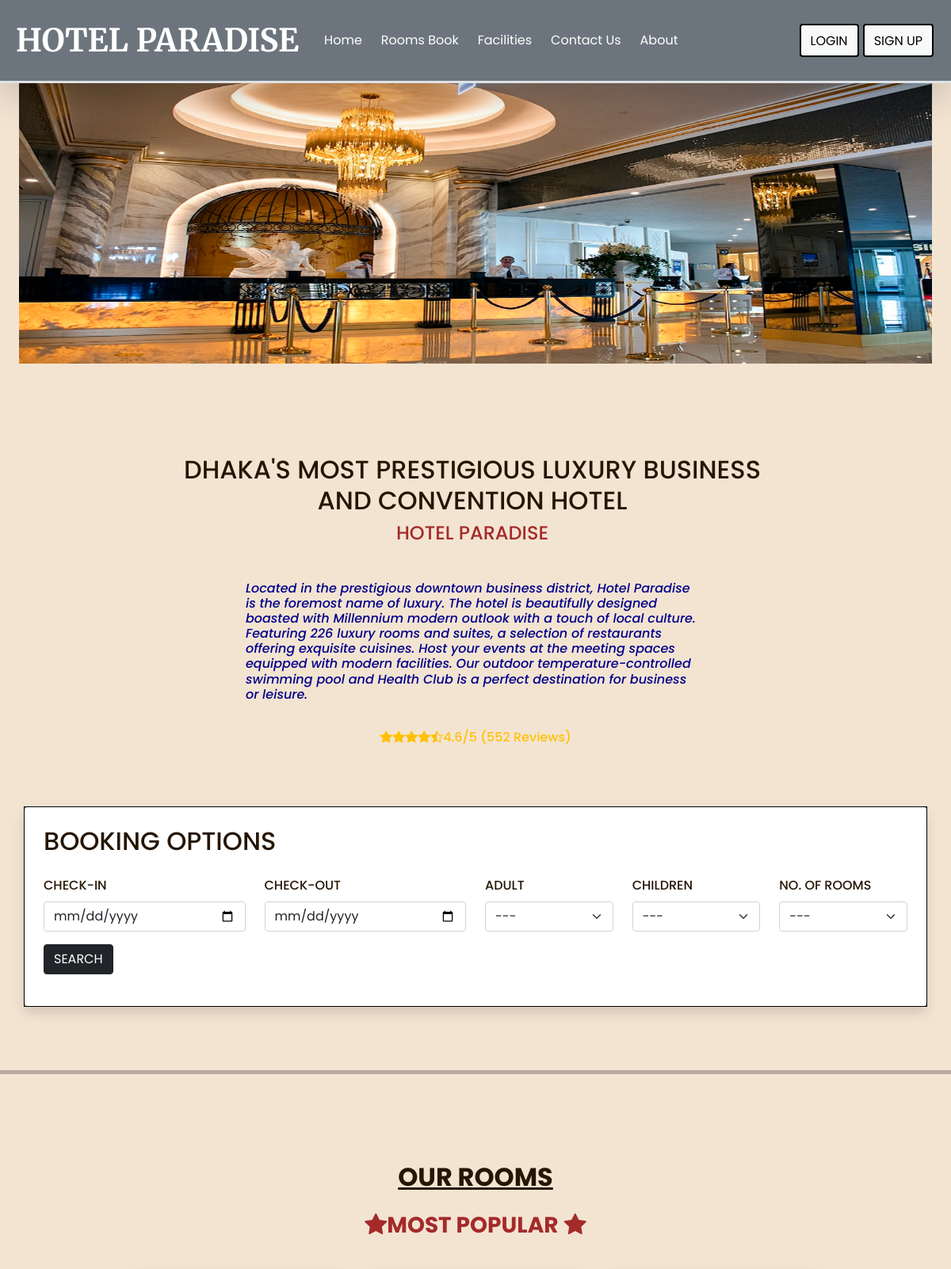
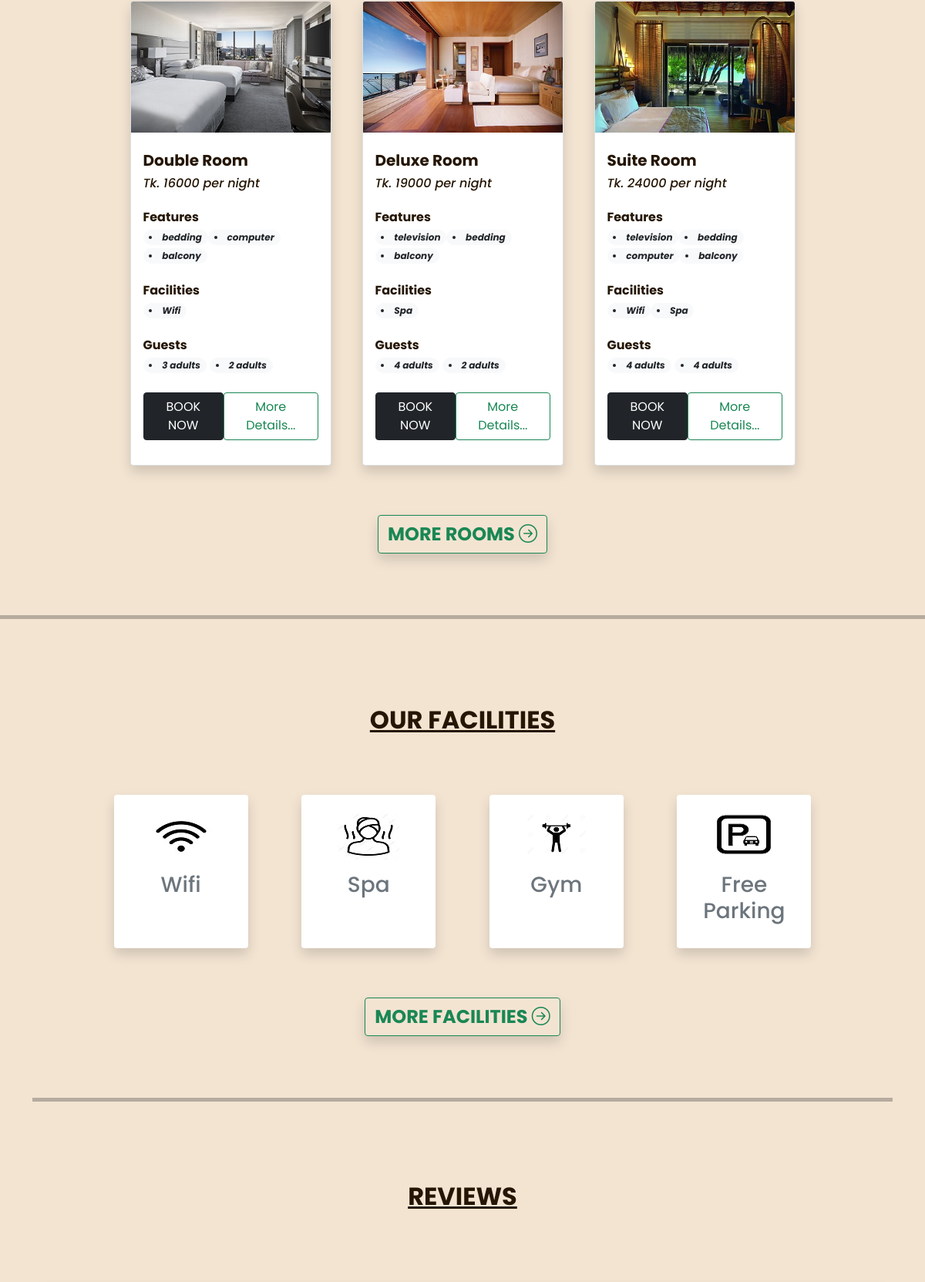
/HOTELMANAGEMENT/index.php (upper part), run on the app's committed database (2 pictures, top to bottom).
### tables this page shows
CREATE TABLE `settings` (
  `S_ID` int(11) NOT NULL,
  `site_title` varchar(100) NOT NULL,
  `site_about` varchar(300) NOT NULL
);

CREATE TABLE `slider` (
  `slider_ID` int(11) NOT NULL,
  `image` varchar(200) NOT NULL
);

CREATE TABLE `rooms` (
  `R_ID` int(11) NOT NULL,
  `name` varchar(200) NOT NULL,
  `area` int(11) NOT NULL,
  `price` int(11) NOT NULL,
  `quantity` int(11) NOT NULL,
  `adult` int(11) NOT NULL,
  `children` int(11) NOT NULL,
  `description` varchar(350) NOT NULL,
  `status` tinyint(4) NOT NULL DEFAULT 1,
  `removed` int(11) NOT NULL DEFAULT 0
);

CREATE TABLE `room_images` (
  `sr_no` int(11) NOT NULL,
  `room_id` int(11) NOT NULL,
  `image` varchar(150) NOT NULL,
  `thumb` tinyint(4) NOT NULL DEFAULT 0
);

CREATE TABLE `features` (
  `feature_ID` int(11) NOT NULL,
  `name` varchar(225) DEFAULT NULL
);

CREATE TABLE `facilities` (
  `facilities_ID` int(11) NOT NULL,
  `icon` varchar(100) NOT NULL,
  `name` varchar(100) NOT NULL,
  `description` varchar(200) NOT NULL
);

### HOTELMANAGEMENT/admin/extra/connect.php (called while the page is built, shortened)
<?php
    function select($sql, $values, $datatypes){
        $db = $GLOBALS['db'];
        if($stmt = mysqli_prepare($db, $sql)){
            mysqli_stmt_bind_param($stmt, $datatypes,...$values);
            if(mysqli_stmt_execute($stmt)){
                $res = mysqli_stmt_get_result($stmt);
                return $res;
            }
            else{
                mysqli_stmt_close($stmt);
                die("Query cannot be executed - Select");
            }
        }
        else{
            die("Query cannot be prepared - Select");
        }
    }
    function selectAll($table){
        $db = $GLOBALS['db'];
        $res = mysqli_query($db, "SELECT * FROM $table");
        return $res;
    }
?>

### HOTELMANAGEMENT/index.php (the view, shortened to what this page needs)
<!DOCTYPE html>
<html lang="en">
<head>
    <?php require 'links.php'; ?>
</head>
<body style="color:rgb(37, 22, 4) ; background-color:rgb(243, 228, 210);">
<?php require('header.php'); ?>
  <div class="container-fluid px-4 ">
  <div class="swiper mainswiper">
      <div class="swiper-wrapper">
      <?php
        $res = selectAll('slider');
        while($row = mysqli_fetch_assoc($res)){
          $path = SLIDER_IMG_PATH;
          echo <<<data
            <div class="swiper-slide">
              <img src="$path$row[image]" class="w-100 d-block">
            </div>
          data;
        }
      ?>
      </div>
    </div>
  </div>
  <div class="text fs-3 me-2 ">
    <h2 class="text-center "><br><br><br> DHAKA'S MOST PRESTIGIOUS LUXURY BUSINESS <br>
      AND CONVENTION HOTEL <br>
    </h2>
    <h3 class="text-center text-secondary font-three fs-4">
      <p style="color: brown;" > HOTEL PARADISE <br> <br> </p>
    </h3>
    <h4 class="fs-2">
      <p style="color:darkblue; font-size: small; font-style: italic; font-size: medium; display: block; margin-left: auto; margin-right: auto; width: 48%;" >
        Located in the prestigious downtown business district,
         Hotel Paradise is the foremost name of luxury. The hotel is beautifully designed
         boasted with Millennium modern outlook with a touch of local culture. Featuring 226 luxury
          rooms and suites, a selection of restaurants offering exquisite cuisines. Host your events
          at the meeting spaces equipped with modern facilities. Our outdoor temperature-controlled
           swimming pool and Health Club is a perfect destination for business or leisure. <br> <br>
          </p>
    </h4>
    </div>
    <div class="d-flex justify-content-center mb-6">
      <h2 class="text-warning fs-6 mx-4"><i class="bi bi-star-fill"></i><i class="bi bi-star-fill"></i><i class="bi bi-star-fill"></i><i class="bi bi-star-fill"></i><i class="bi bi-star-half"></i>4.6/5 (552 Reviews)</h2>
    </div>
  <div class="container books">
    <div class="row">
        <div class="col-12 bg-white shadow p-4 rounded">
            <h2 class="mb-4">BOOKING OPTIONS</h2>
            <form>
                <div class="row">
                    <div class="col-3">
                        <label class="form-label" style="font-weight: 500;">CHECK-IN</label>
                        <input type="date" class="form-control">
                    </div>
                    <div class="col-3">
                        <label class="form-label" style="font-weight: 500;">CHECK-OUT </label>
                        <input type="date" class="form-control">
                    </div>
                    <div class="col-2">
                        <label class="form-label" style="font-weight: 500;"> ADULT </label>
                        <select class="form-select">
                            <option selected>---</option>
                          </select>
                    </div>
                    <div class="col-2">
                        <label class="form-label" style="font-weight: 500;"> CHILDREN </label>
                        <select class="form-select">
                            <option selected>---</option>
                          </select>
                    </div>
                    <div class="col-2">
                        <label class="form-label" style="font-weight: 500;">NO. OF ROOMS</label>
                        <select class="form-select">
                            <option selected>---</option>
                          </select>
                    </div>
                    <div class="col-1 my-3">
                        <button type="submit" class="btn btn-dark">SEARCH</button>
                    </div>
                </div>
            </form>
        </div>
    </div>
  </div>
  <hr style="height:5px;border-width:10px; margin-top: 80px; color:black; background-color:black">
  <h2 class="mt-5 pt-4 mb-4 fw-bolder text-center font-two "><br> <u>OUR ROOMS</u> </h2>
  <h3 class="text-center mt-2 mb-4 fw-italic ">
    <p style="color: brown;"><i class="bi bi-star-fill"></i><b>MOST POPULAR</b> <i class="bi bi-star-fill"></i></p>
  </h3>
   <div class="container">
    <div class="row justify-content-center">
      <?php
          $room_res = select("SELECT * FROM `rooms` WHERE `status`=? AND `removed`=? ORDER BY `R_ID` ASC LIMIT 3 ",[1,0],'ii');
          while($room_data = mysqli_fetch_assoc($room_res)){
            $fea_q = mysqli_query($db,"SELECT f.name FROM `features` f
              INNER JOIN `room_features` rfea ON f.feature_ID = rfea.features_ID
              WHERE rfea.room_ID = '$room_data[R_ID]'");
            $features_data = "";
            while($fea_row = mysqli_fetch_assoc($fea_q)){
              $features_data .="<span class='text-dark badge rounded-pill bg-light'>
                <li> <i>$fea_row[name]</i></li>
              </span>";
            }
            $fac_q = mysqli_query($db,"SELECT f.name FROM `facilities` f
                INNER JOIN `room_facilities` rfac ON f.facilities_ID = rfac.fac_ID
                WHERE rfac.room_ID = '$room_data[R_ID]'");
            $facilities_data = "";
            while($fac_row = mysqli_fetch_assoc($fac_q)){
              $facilities_data .="<span class='text-dark badge rounded-pill bg-light'>
                <li> <i>$fac_row[name]</i></li>
              </span>";
            }
            $room_thumb = ROOMS_IMG_PATH."r1.jpg";
            $thumb_q = mysqli_query($db, "SELECT * FROM `room_images`
              WHERE `room_id`='$room_data[R_ID]' AND `thumb`='1'");
            if(mysqli_num_rows($thumb_q)>0){
              $thumb_res = mysqli_fetch_assoc($thumb_q);
              $room_thumb = ROOMS_IMG_PATH.$thumb_res['image'];
            }
            $login=0;
            $book_btn = "<button onclick='checkLoginToBook($login,$room_data[R_ID])' class='btn btn-dark text-white shadow-none'>BOOK NOW</button>";
            echo <<<data
                <div class="col-3 my-3 mx-2">
                <div class="card shadow" style="max-width: 350px; margin: auto;">
                    <img src="$room_thumb" class="card-img-top">
                    <div class="card-body">
                      <h5 class="fw-bolder mt-2">$room_data[name]</h5>
                      <h6 style="font-size: 16px; font-style: italic;">Tk. $room_data[price] per night</h6>
                    <div class="features mb-4">
                      <h6 class="mb-1 mt-4 fw-bold">Features</h6>
                        $features_data
                    </div>
                    <div class="facilities mb-4">
                        <h6 class="mb-1 mt-3 fw-bold">Facilities</h6>
                          $facilities_data
                      </div>
                      <div class="guests mb-4">
                        <h6 class="mb-1 mt-3 fw-bold">Guests</h6>
                        <span class="text-dark badge rounded-pill bg-light">
                          <li> <i>$room_data[adult] adults</i></li>
                        </span>
                        <span class="text-dark badge rounded-pill bg-light">
                          <li> <i>$room_data[children] adults</i></li>
                        </span>
                      </div>
                      <div class="d-flex justify-content-between mb-3">
                        $book_btn
                        <a href="room_details.php?id=$room_data[R_ID]" class="btn btn-outline-success text-black shadow-none">More Details...</a>
                      </div>
                    </div>
                    </div>
              </div>
            data;
          }
        ?>
        <div class="col-12 text-center mt-5">
            <a href="room.php" class="btn btn-outline-success fw-bolder shadow fs-4">MORE ROOMS <i class="bi bi-arrow-right-circle"></i></a>
        </div>
     </div>
    </div>
    <hr style="height:5px;border-width:10px; margin-top: 80px; color:black; background-color:black">
    <h2 class="mt-5 pt-4 mb-4 fw-bolder text-center font-two "><br> <u>OUR FACILITIES</u>  <br> <br></h2>
    <div class="container">
      <div class="row justify-content-evenly px-5">
      <?php
        $res = mysqli_query($db,"SELECT * FROM `facilities` ORDER BY `facilities_ID` ASC LIMIT 4");
        $path = FACILITIES_IMG_PATH;
        while($row = mysqli_fetch_assoc($res)){
          echo<<<data
            <div class="col-2 text-center bg-white shadow rounded py-4 my-3">
              <img src="$path$row[icon]" width="80px">
              <h2 class="mt-3 text-secondary fs-3">$row[name]</h2>
            </div>
          data;
        }
      ?>
      <div class="col-12 text-center mt-5">
        <a href="facilities.php" class="btn btn-outline-success fw-bolder shadow fs-4">MORE FACILITIES <i class="bi bi-arrow-right-circle"></i></a>
      </div>
    </div>
    <hr style="height:5px;border-width:10px; margin-top: 80px; color:black; background-color:black">
    <h2 class="mt-5 pt-3 mb-4 fw-bolder text-center font-two "><br> <u>REVIEWS</u>  <br> <br></h2>
    <div class="container mt-5">
      <div class="swiper swiper-reviews">
      </div>
    </div>
  <br><br><br>
</body>
</html>

### HOTELMANAGEMENT/links.php (shortened to what this page needs)
<link href="https://cdn.jsdelivr.net/npm/bootstrap@5.0.2/dist/css/bootstrap.min.css" rel="stylesheet">
<link rel="stylesheet" href="style.css">
<link rel="stylesheet" href="https://cdn.jsdelivr.net/npm/bootstrap-icons@1.10.2/font/bootstrap-icons.css">
<link rel="stylesheet" href="https://cdn.jsdelivr.net/npm/swiper@8/swiper-bundle.min.css">

### HOTELMANAGEMENT/header.php (shortened to what this page needs)
<?php
  require('admin/extra/connect.php');
  $settings_q = "SELECT * FROM `settings` WHERE `S_ID`=?";
  $values = [1];
  $settings_r = mysqli_fetch_assoc(select($settings_q,$values,'i'));
?>
<nav class="navbar navbar-expand-lg navbar-dark bg-secondary px-2 py-3 shadow-lg sticky-top border-bottom border-3 border-outline">
  <div class="container-fluid">
     <a class="navbar-brand me-4 fw-bolder fs-1 font-three " href="index.php"><?php echo $settings_r['site_title'] ?></a>
    <div class="collapse navbar-collapse" id="navbarSupportedContent">
      <ul class="navbar-nav me-auto">
        <li class="nav-item">
          <a class="nav-link active me-2" aria-current="page" href="index.php">Home</a>
        </li>
        <li class="nav-item">
          <a class="nav-link active me-2" aria-current="page" href="room.php">Rooms Book</a>
        </li>
        <li class="nav-item">
          <a class="nav-link active me-2" aria-current="page" href="facilities.php">Facilities</a>
        </li>
        <li class="nav-item">
          <a class="nav-link active me-2" aria-current="page" href="contact.php">Contact Us</a>
        </li>
        <li class="nav-item">
          <a class="nav-link active me-2" aria-current="page" href="about.php">About</a>
        </li>
      </ul>
      <div class="d-flex">
        <?php
          if(isset($_SESSION['login']) && $_SESSION['login']==true){
            echo<<<data
              <div class="btn-group">
                <button type="button" class="btn btn-light shadow-none dropdown-toggle" data-bs-toggle="dropdown" data-bs-display="static" aria-expanded="false">
                 $_SESSION[uName]
                </button>
                <ul class="dropdown-menu dropdown-menu-lg-end">
                  <li><a class="dropdown-item" href="logout.php">Log Out</a></li>
                </ul>
              </div>
            data;
          }
          else{
            echo<<<data
              <button type="button" class="btn btn-light shadow-none" style="border-color:black; border-width: 2px; margin-right: 5px; padding-top: 8px;" data-bs-toggle="modal" data-bs-target="#loginmodal">
                LOGIN
              </button>
              <button type="button" class="btn btn-light shadow-none" style="border-color:black; border-width: 2px; margin-right: 2px; padding-top: 8px;" data-bs-toggle="modal" data-bs-target="#signupmodal">
                SIGN UP
              </button>
            data;
          }
        ?>
      </div>
    </div>
  </div>
</nav>

### HOTELMANAGEMENT/style.css (style rules this page uses)
* { font-family: 'Poppins', sans-serif; }
.font-two { font-family: 'Lato', sans-serif; }
.font-three { font-family: 'Merriweather', serif; }
.books { margin-top: 70px; z-index: 7; position: relative; border: 1px solid black; background-color:cadetblue; }

### data on the page
settings: site_title "HOTEL PARADISE"
slider: image (picture)
rooms: room_images.image (picture), name "Double Room", price "16000", adult "3", children "2"
features: name "bedding"
features: name "computer"
features: name "balcony"
facilities: name "Wifi", icon (picture)
rooms: room_images.image (picture), name "Deluxe Room", price "19000", adult "4", children "2"
features: name "television"
facilities: name "Spa", icon (picture)
rooms: room_images.image (picture), name "Suite Room", price "24000", adult "4", children "4"
facilities: icon (picture), name "Gym"
facilities: icon (picture), name "Free Parking"
